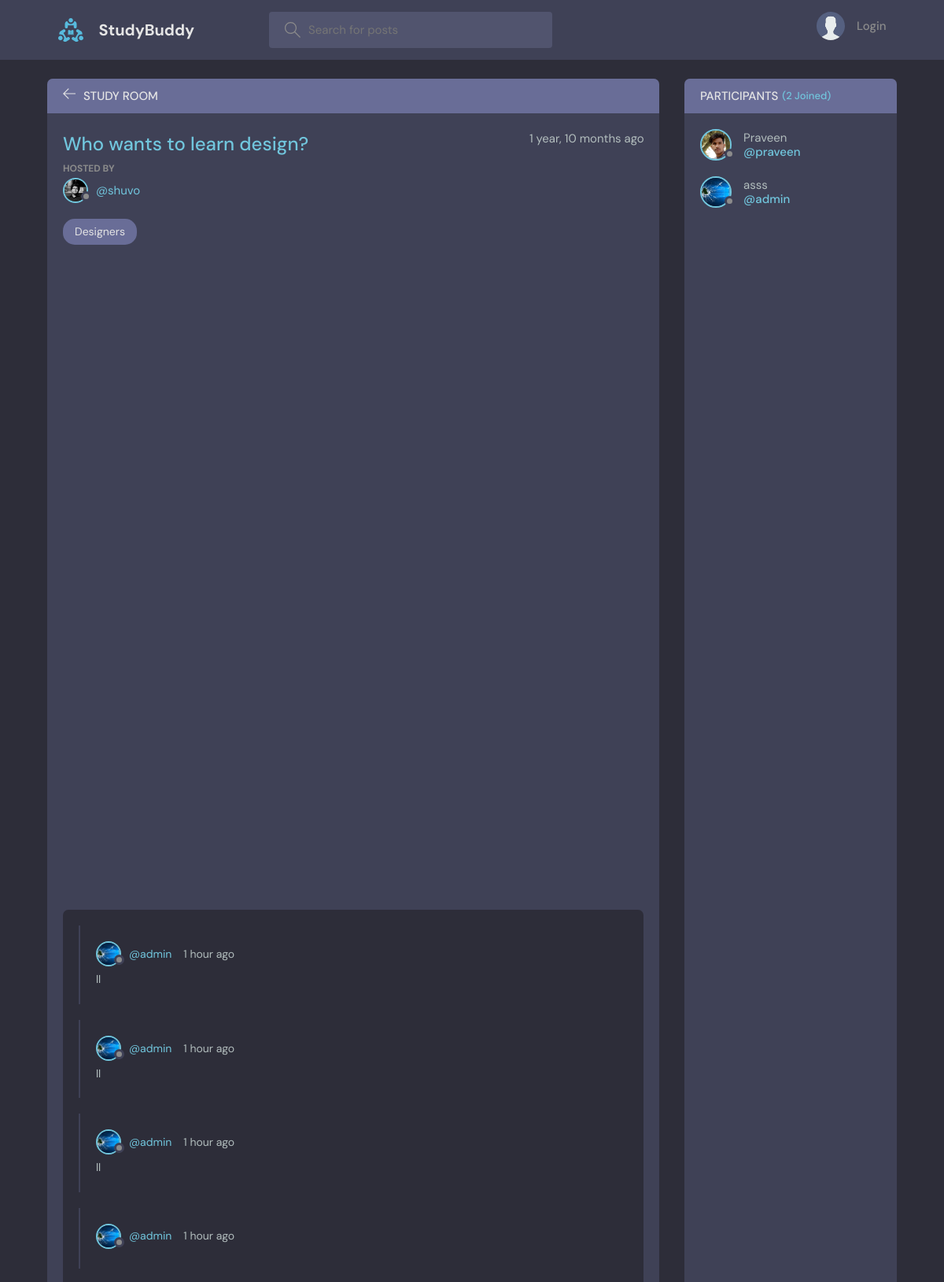
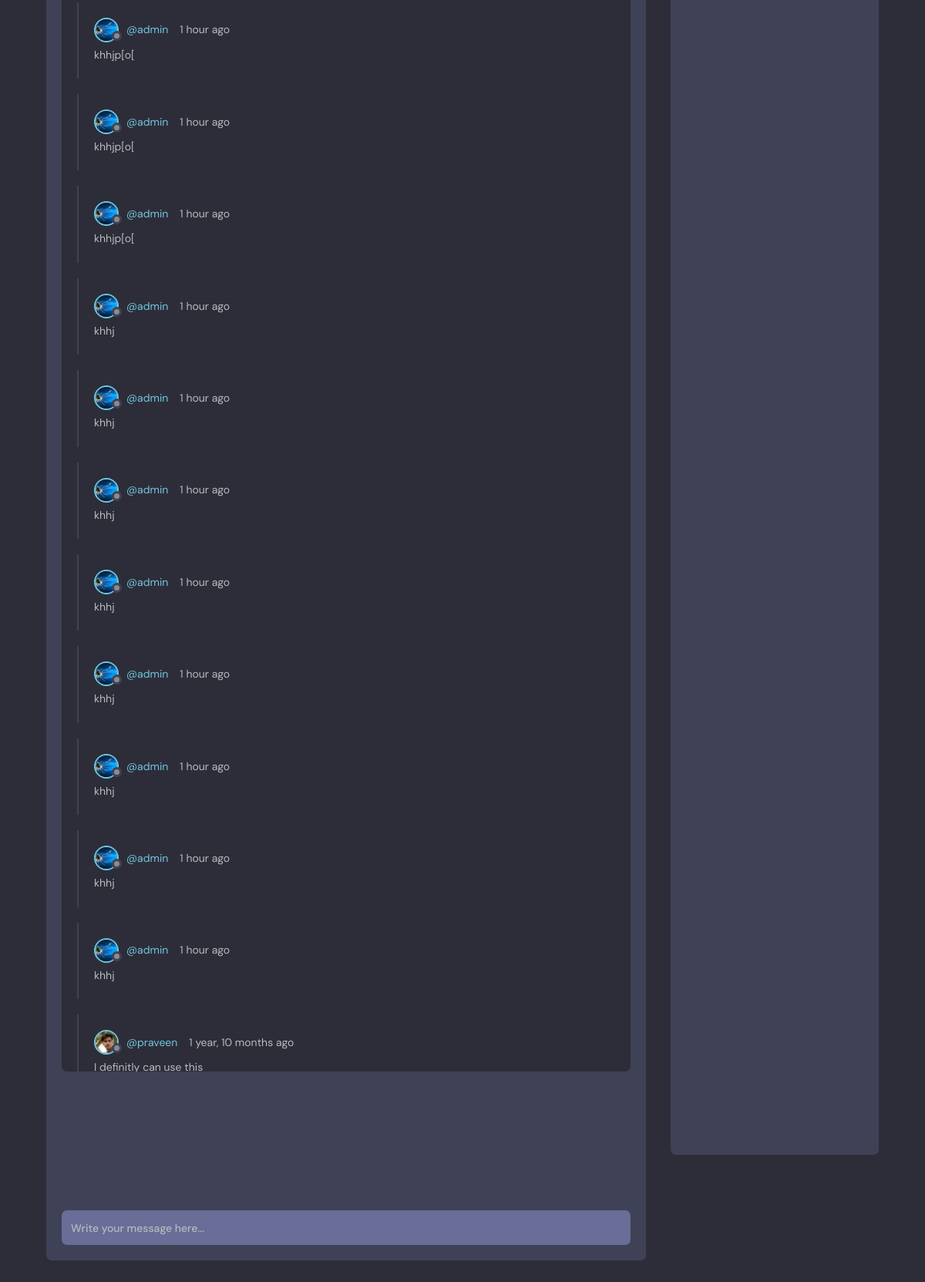
The app's page /room/16/ with its own data (2 pictures, top to bottom).
### base/models.py (models this page shows, shortened)
class Room(models.Model):
    host = models.ForeignKey(User, on_delete=models.SET_NULL, null=True)
    topic = models.ForeignKey(Topic, on_delete=models.SET_NULL, null=True)
    name = models.CharField(max_length=200)
    description = models.TextField(null=True, blank=True)
    participants = models.ManyToManyField(
        User, related_name='participants', blank=True)
    updated = models.DateTimeField(auto_now=True)
    created = models.DateTimeField(auto_now_add=True)
    class Meta:
        ordering = ['-updated', '-created']

class User(AbstractUser):
    name = models.CharField(max_length=200, null=True)
    email = models.EmailField(unique=True, null=True)
    bio = models.TextField(null=True)
    avatar = models.ImageField(null=True, default="avatar.svg")
    USERNAME_FIELD = 'email'
    REQUIRED_FIELDS = []

class Topic(models.Model):
    name = models.CharField(max_length=200)
    def __str__(self):
        return self.name

class Message(models.Model):
    user = models.ForeignKey(User, on_delete=models.CASCADE)
    room = models.ForeignKey(Room, on_delete=models.CASCADE)
    body = models.TextField()
    updated = models.DateTimeField(auto_now=True)
    created = models.DateTimeField(auto_now_add=True)
    class Meta:
        ordering = ['-updated', '-created']

### base/views.py (the view, shortened to what this page needs)
# urls.py: path('room/<str:pk>/', views.room, name="room"),
def room(request, pk):
    room = Room.objects.get(id=pk)
    room_messages = room.message_set.all()
    participants = room.participants.all()
    context = {'room': room, 'room_messages': room_messages,
               'participants': participants}
    return render(request, 'base/room.html', context)

### base/templates/base/room.html (shortened to what this page needs)
{% extends 'main.html' %}
{% block content %}
<main class="profile-page layout layout--2">
  <div class="container">
    <div class="room">
      <div class="room__top">
        <div class="room__topLeft">
          <a href="{% url 'home' %}">
            <svg version="1.1" xmlns="http://www.w3.org/2000/svg" width="32" height="32" viewBox="0 0 32 32">
              <title>arrow-left</title>
              <path
                d="M13.723 2.286l-13.723 13.714 13.719 13.714 1.616-1.611-10.96-10.96h27.625v-2.286h-27.625l10.965-10.965-1.616-1.607z">
              </path>
            </svg>
          </a>
          <h3>Study Room</h3>
        </div>
      </div>
      <div class="room__box scroll">
        <div class="room__header scroll">
          <div class="room__info">
            <h3>{{room.name}}</h3>
            <span>{{room.created|timesince}} ago</span>
          </div>
          <div class="room__hosted">
            <p>Hosted By</p>
            <a href="{% url 'user-profile' room.host.id %}" class="room__author">
              <div class="avatar avatar--small">
                <img src="{{room.host.avatar.url}}" />
              </div>
              <span>@{{room.host.username}}</span>
            </a>
          </div>
          <span class="room__topics">{{room.topic}}</span>
        </div>
        <div class="room__conversation">
          <div class="threads scroll">
            {% for message in room_messages %}
            <div class="thread">
              <div class="thread__top">
                <div class="thread__author">
                  <a href="{% url 'user-profile' message.user.id %}" class="thread__authorInfo">
                    <div class="avatar avatar--small">
                      <img src="{{message.user.avatar.url}}" />
                    </div>
                    <span>@{{message.user.username}}</span>
                  </a>
                  <span class="thread__date">{{message.created|timesince}} ago</span>
                </div>
              </div>
              <div class="thread__details">
                {{message.body}}
              </div>
            </div>
            {% endfor %}
          </div>
        </div>
      </div>
      <div class="room__message">
        <form action="" method="POST">
          <input name="body" placeholder="Write your message here..." />
        </form>
      </div>
    </div>
    <div class="participants">
      <h3 class="participants__top">Participants <span>({{participants.count}} Joined)</span></h3>
      <div class="participants__list scroll">
        {% for user in participants %}
        <a href="{%  url 'user-profile' user.id %}" class="participant">
          <div class="avatar avatar--medium">
            <img src="{{user.avatar.url}}" />
          </div>
          <p>
            {{user.name}}
            <span>@{{user.username}}</span>
          </p>
        </a>
        {% endfor %}
      </div>
    </div>
  </div>
</main>
{% endblock content %}

### records on screen
Room: name "Who wants to learn design?", created "1 year, 10 months", host.avatar (picture), host.username "shuvo", topic "Designers"
Message: user.avatar (picture), user.username "admin", created "1 hour", body "ll"
Message: user.avatar (picture), user.username "admin", created "1 hour", body "ll"
Message: user.avatar (picture), user.username "admin", created "1 hour", body "ll"
Message: user.avatar (picture), user.username "admin", created "1 hour"
Message: user.avatar (picture), user.username "admin", created "1 hour", body "khhjp[o["
Message: user.avatar (picture), user.username "admin", created "1 hour", body "khhjp[o["
Message: user.avatar (picture), user.username "admin", created "1 hour", body "khhjp[o["
Message: user.avatar (picture), user.username "admin", created "1 hour", body "khhj"
Message: user.avatar (picture), user.username "admin", created "1 hour", body "khhj"
Message: user.avatar (picture), user.username "admin", created "1 hour", body "khhj"
Message: user.avatar (picture), user.username "admin", created "1 hour", body "khhj"
Message: user.avatar (picture), user.username "admin", created "1 hour", body "khhj"
Message: user.avatar (picture), user.username "admin", created "1 hour", body "khhj"
Message: user.avatar (picture), user.username "admin", created "1 hour", body "khhj"
Message: user.avatar (picture), user.username "admin", created "1 hour", body "khhj"
Message: user.avatar (picture), user.username "praveen", created "1 year, 10 months", body "I definitly can use this"
User: avatar (picture), name "Praveen", username "praveen"
User: avatar (picture), name "asss", username "admin"

### other values on screen
{{ participants.count }} "2"
